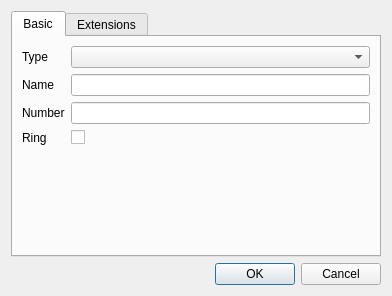
<?xml version="1.0" encoding="UTF-8"?>
<ui version="4.0">
 <class>DMRContactDialog</class>
 <widget class="QDialog" name="DMRContactDialog">
  <property name="geometry">
   <rect>
    <x>0</x>
    <y>0</y>
    <width>392</width>
    <height>296</height>
   </rect>
  </property>
  <property name="windowTitle">
   <string>Dialog</string>
  </property>
  <layout class="QVBoxLayout" name="verticalLayout">
   <item>
    <widget class="QTabWidget" name="tabWidget">
     <property name="currentIndex">
      <number>0</number>
     </property>
     <widget class="QWidget" name="basicTab">
      <attribute name="title">
       <string>Basic</string>
      </attribute>
      <layout class="QFormLayout" name="formLayout">
       <item row="0" column="0">
        <widget class="QLabel" name="typeLabel">
         <property name="text">
          <string>Type</string>
         </property>
        </widget>
       </item>
       <item row="0" column="1">
        <widget class="QComboBox" name="typeComboBox"/>
       </item>
       <item row="1" column="0">
        <widget class="QLabel" name="nameLabel">
         <property name="text">
          <string>Name</string>
         </property>
        </widget>
       </item>
       <item row="1" column="1">
        <widget class="QLineEdit" name="nameLineEdit"/>
       </item>
       <item row="2" column="0">
        <widget class="QLabel" name="numberLabel">
         <property name="text">
          <string>Number</string>
         </property>
        </widget>
       </item>
       <item row="2" column="1">
        <widget class="QLineEdit" name="numberLineEdit"/>
       </item>
       <item row="3" column="0">
        <widget class="QLabel" name="ringLabel">
         <property name="text">
          <string>Ring</string>
         </property>
        </widget>
       </item>
       <item row="3" column="1">
        <widget class="QCheckBox" name="ringCheckBox"/>
       </item>
      </layout>
     </widget>
     <widget class="ExtensionView" name="extensionView">
      <attribute name="title">
       <string>Extensions</string>
      </attribute>
     </widget>
    </widget>
   </item>
   <item>
    <widget class="QDialogButtonBox" name="buttonBox">
     <property name="orientation">
      <enum>Qt::Horizontal</enum>
     </property>
     <property name="standardButtons">
      <set>QDialogButtonBox::Cancel|QDialogButtonBox::Ok</set>
     </property>
    </widget>
   </item>
  </layout>
 </widget>
 <customwidgets>
  <customwidget>
   <class>ExtensionView</class>
   <extends>QWidget</extends>
   <header>extensionview.hh</header>
   <container>1</container>
  </customwidget>
 </customwidgets>
 <resources/>
 <connections>
  <connection>
   <sender>buttonBox</sender>
   <signal>accepted()</signal>
   <receiver>DMRContactDialog</receiver>
   <slot>accept()</slot>
   <hints>
    <hint type="sourcelabel">
     <x>248</x>
     <y>254</y>
    </hint>
    <hint type="destinationlabel">
     <x>157</x>
     <y>274</y>
    </hint>
   </hints>
  </connection>
  <connection>
   <sender>buttonBox</sender>
   <signal>rejected()</signal>
   <receiver>DMRContactDialog</receiver>
   <slot>reject()</slot>
   <hints>
    <hint type="sourcelabel">
     <x>316</x>
     <y>260</y>
    </hint>
    <hint type="destinationlabel">
     <x>286</x>
     <y>274</y>
    </hint>
   </hints>
  </connection>
 </connections>
</ui>
